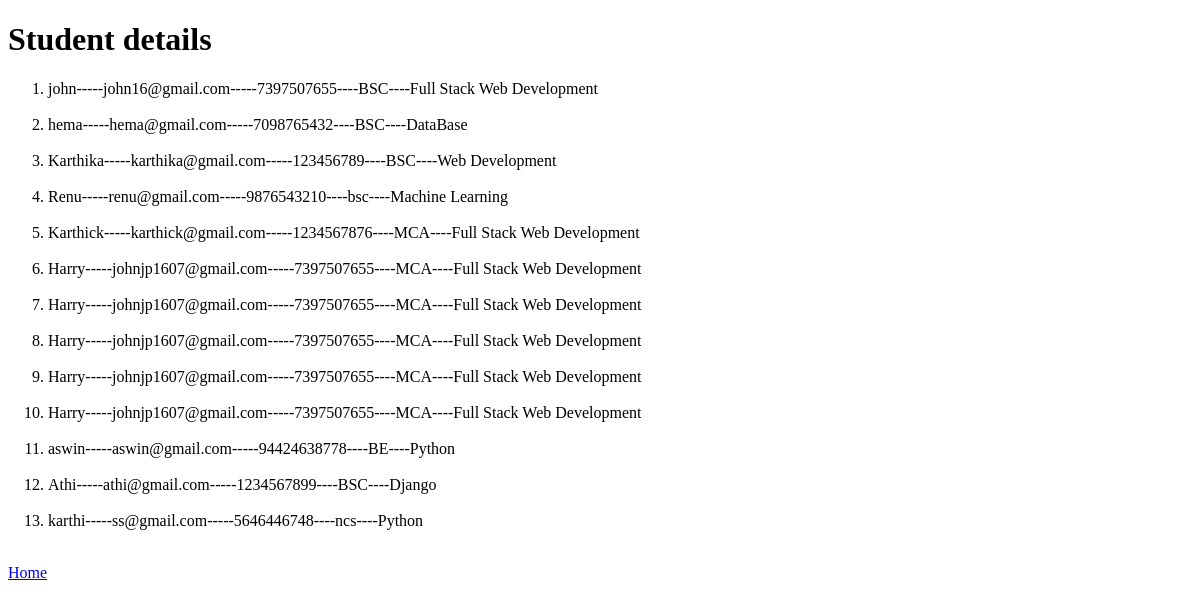
Page /admi/ on the earlier database version.
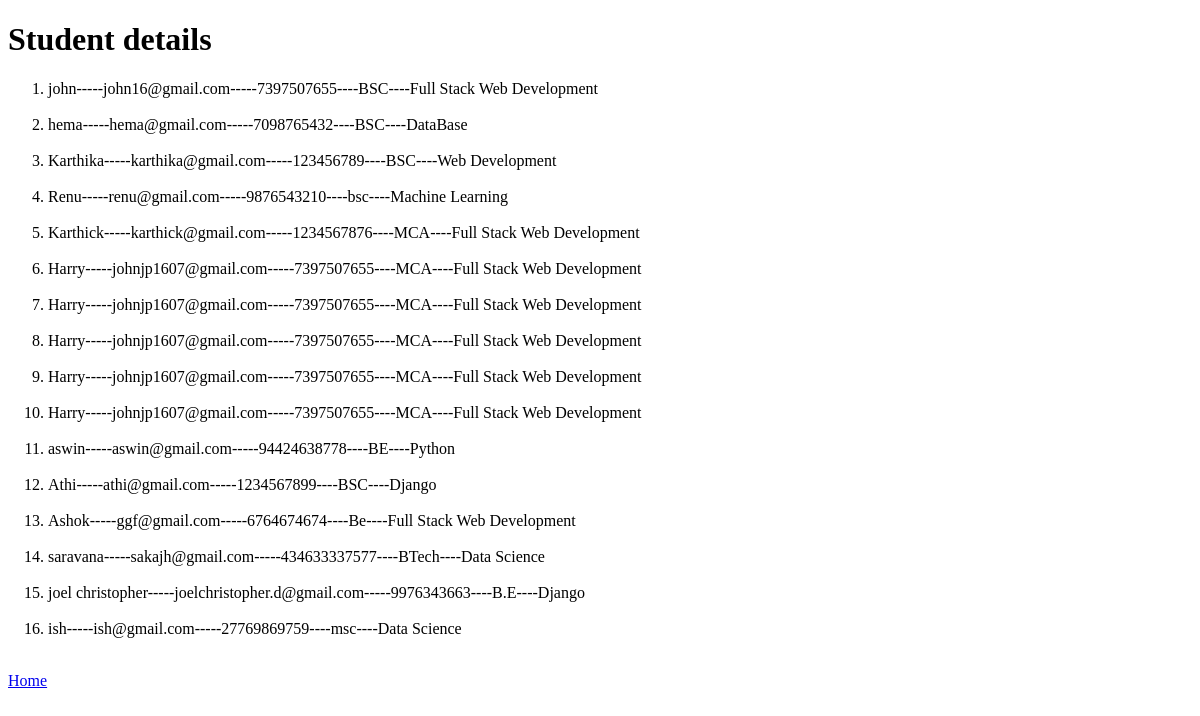
Same page on the later database version.
### Aruviapp/models.py (models this page shows)
class student(models.Model):
    name=models.CharField(max_length=100)
    mobile=models.CharField(max_length=12)
    email=models.EmailField(max_length=100)
    date_of_birth=models.DateField()
    Gender_choise=(
        ("Male","Male"),
        ("Female","Female"),
    )
    age=models.IntegerField()
    gender=models.CharField(choices=Gender_choise,max_length=10)
    academic_year=models.CharField(max_length=10)
    degree=models.CharField(max_length=100)
    Course_choise=(
        ("Python","Python"),
        ("Java","Java"),
        ("Django","Django"),
        ("Web Development","Web Development"),
        ("Data Science","Data Science in Python"),
        ("Machine Learning","Machine Learning"),
        ("Full Stack Web Development","Full Stack Web Development"),
        ("C Programming","C Programming"),
        ("DataBase","DataBase"),
    )
    course=models.CharField(choices=Course_choise,max_length=100)

### Aruviapp/views.py (the view)
# urls.py: path('admi/',views.admi,name='admi'),
def admi(request):
    data=student.objects.all()
    return render(request,'admin.html',
    {
        'data':data}
    )

### Aruviapp/templates/admin.html (shortened to what this page needs)
{% load static %}
<!DOCTYPE html>
<html lang="en">
<head>
</head>
<body>
   <h1>Student details</h1>
<ol>
{% for student in data %}
   <li>{{student.name}}-----{{student.email}}-----{{student.mobile}}----{{student.degree}}----{{student.course}}<br><br></li>
{% endfor %}
</ol>
<a href="{% url 'home' %}">Home</a>
</body>
</html

Differences in the rows shown:
removed student: name "karthi", email "ss@gmail.com", mobile "5646446748", degree "ncs", course "Python"
added student: name "Ashok", email "ggf@gmail.com", mobile "6764674674", degree "Be", course "Full Stack Web Development"
added student: name "saravana", email "sakajh@gmail.com", mobile "434633337577", degree "BTech", course "Data Science"
added student: name "joel christopher", email "joelchristopher.d@gmail.com", mobile "9976343663", degree "B.E", course "Django"
added student: name "ish", email "ish@gmail.com", mobile "27769869759", degree "msc", course "Data Science"
